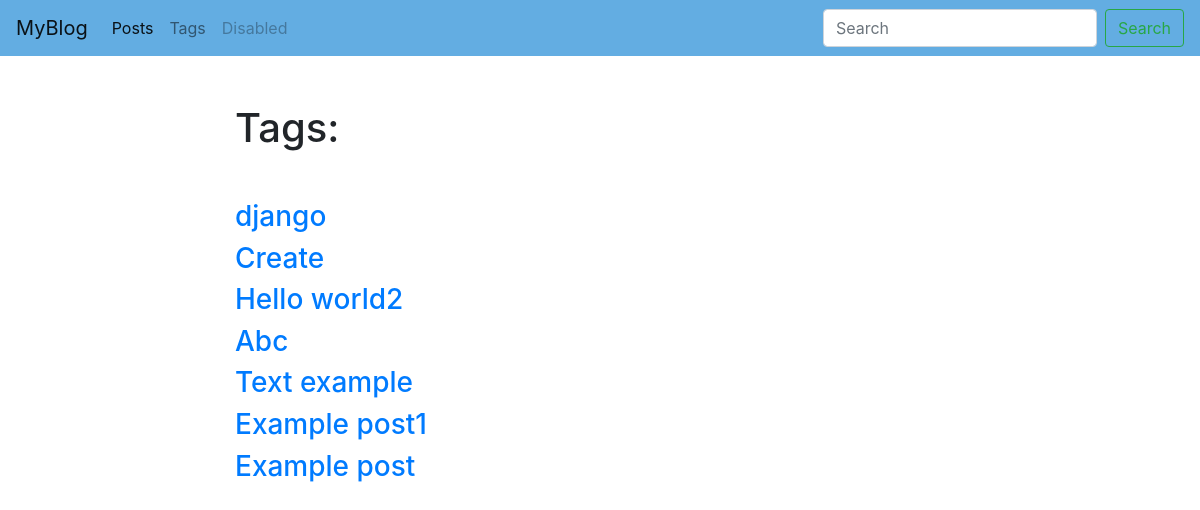
/blog/tags/, run on an earlier commit of the app's database.
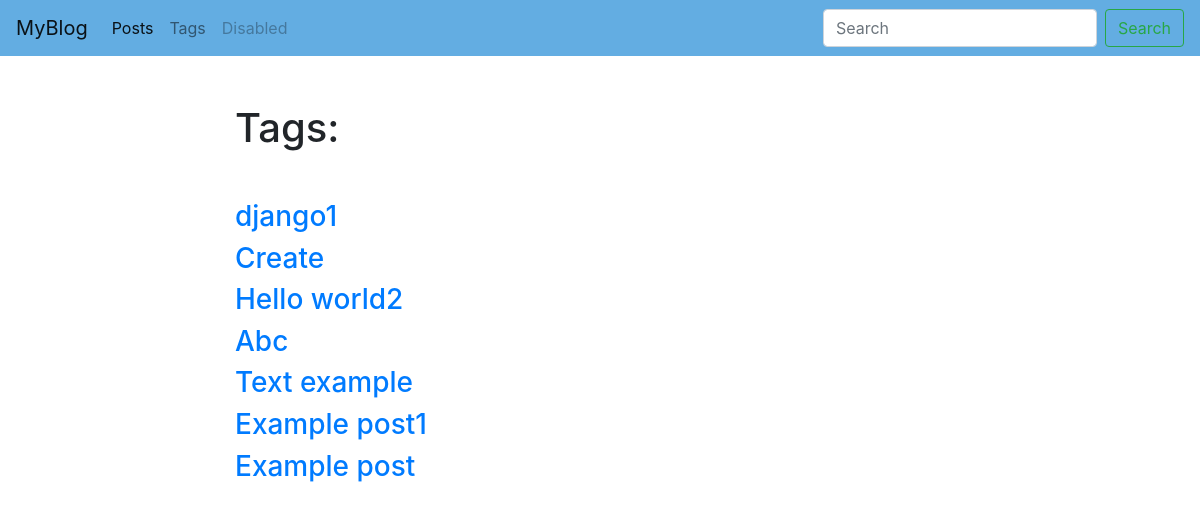
And on a later commit of the database.
### blog/models.py (models this page shows, shortened)
class Tag(models.Model):
    title = models.CharField(max_length=50)
    slug = models.SlugField(max_length=50, unique=True)
    def get_absolute_url(self):
        return reverse('tag_detail_url', kwargs={'slug': self.slug})

### blog/views.py (the view)
# urls.py: path('tags/', tags_list, name='tags_list_url'),
def tags_list(request):
    tags = Tag.objects.all()
    return render(request,'blog/tags_list.html',context={'tags':tags})

### blog/templates/blog/tags_list.html (shortened to what this page needs)
{% extends 'blog/base_blog.html' %}
{% block content %}
  <h1 class="mb-5">Tags:</h1>
  {% for tag in tags %}
    <h3><a href="{{tag.get_absolute_url}}">{{ tag.title }}</a></h3>
  {% endfor %}
{% endblock %}

### blog/templates/blog/base_blog.html
{% extends 'base.html' %}

### templates/base.html (shortened to what this page needs)
<!DOCTYPE html>
<html lang="en" dir="ltr">
  <head>
    <link rel="stylesheet" href="https://stackpath.bootstrapcdn.com/bootstrap/4.3.1/css/bootstrap.min.css"
>
  </head>
  <body>
    <nav class="navbar navbar-expand-lg navbar-light" style="background-color: #63ade2;">
      <a class="navbar-brand" href="#">MyBlog</a>
      <div class="collapse navbar-collapse" id="navbarSupportedContent">
        <ul class="navbar-nav mr-auto">
          <li class="nav-item active">
            <a class="nav-link" href="{% url 'post_list_url' %}">Posts</span></a>
          </li>
          <li class="nav-item">
            <a class="nav-link" href="{% url 'tags_list_url' %}">Tags</a>
          </li>
          <li class="nav-item">
            <a class="nav-link disabled" href="#" tabindex="-1" aria-disabled="true">Disabled</a>
          </li>
        </ul>
        <form class="form-inline my-2 my-lg-0">
          <input class="form-control mr-sm-2" type="search" placeholder="Search" aria-label="Search">
          <button class="btn btn-outline-success my-2 my-sm-0" type="submit">Search</button>
        </form>
      </div>
    </nav>
    <div class="container mt-5" >
      <div class="row">
        <div class="col-6 offset-md-2">
          {% block content %}{% endblock %}
        </div>
      </div>
    </div>
  </body>
</html>

What changed in the data, as far as the page shows it:
changed Tag: title "django" → "django1"
